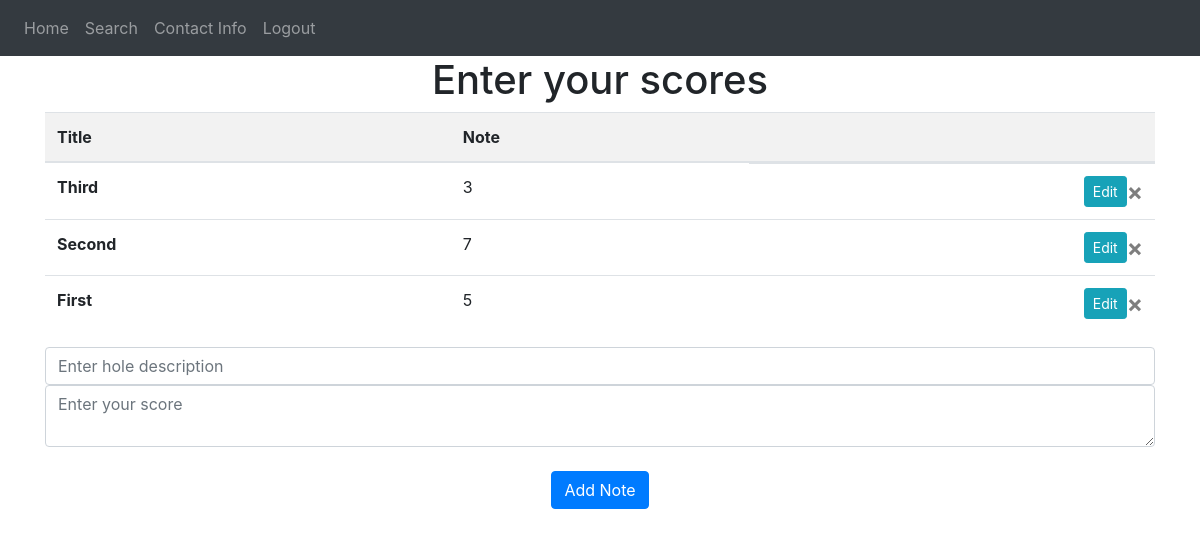
Page / (signed in) on the earlier database version.
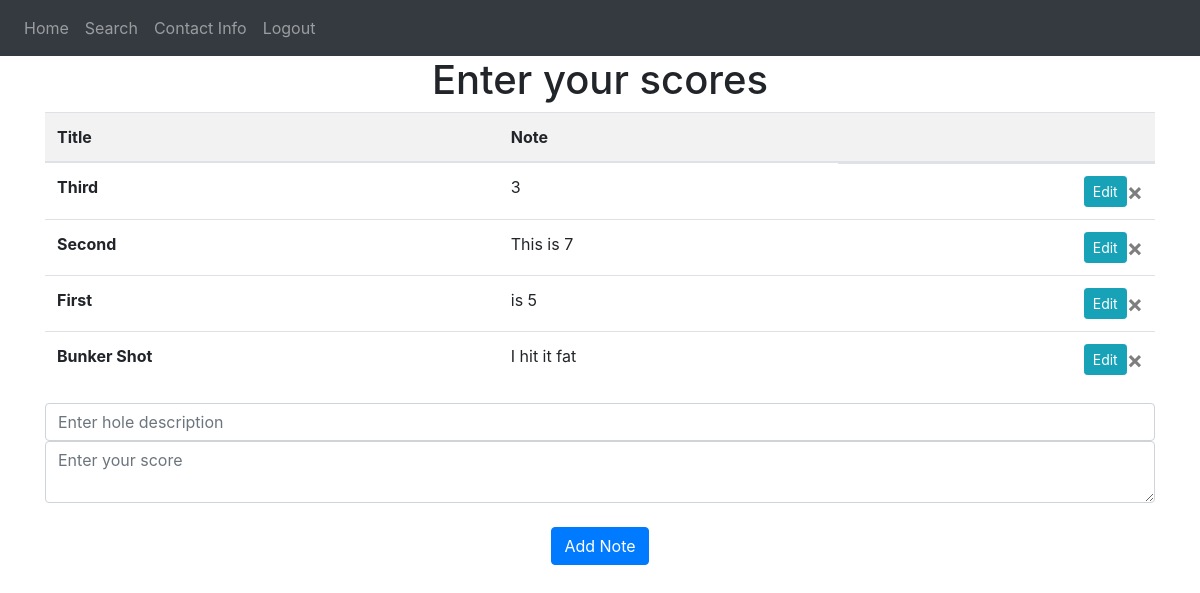
Same page on the later database version.
### website/models.py (models this page shows, shortened)
class Note(db.Model):
    id = db.Column(db.Integer, primary_key=True)
    title = db.Column(db.String(150), nullable=False)  # Title field
    data = db.Column(db.String(10000), nullable=False)  # Note content
    date = db.Column(db.DateTime(timezone=True), default=func.now())
    user_id = db.Column(db.Integer, db.ForeignKey('user.id'), nullable=False)  # Foreign key to User
    course_id = db.Column(db.Integer, db.ForeignKey('course.id'), nullable=True)  # Foreign key to Course

### website/views.py (the view, shortened to what this page needs)
@views.route('/', methods=['GET', 'POST'])
@login_required
def home():
    return render_template("home.html", user=current_user)

### website/templates/home.html (shortened to what this page needs)
{% extends "base.html" %}
{% block content %}
<h1 align="center">Enter your scores</h1>
<table class="table">
    <thead>
        <tr>
            <th>Title</th>
            <th>Note</th>
            <th></th>
        </tr>
    </thead>
    <tbody>
        {% for note in user.notes %}
        <tr>
            <td><strong>{{ note.title }}</strong></td>
            <td>{{ note.data }}</td>
            <td class="action-buttons">
                <button class="btn btn-sm btn-info" onClick="editNote({{ note.id }}, '{{ note.title }}', '{{ note.data }}')">
                    Edit
                </button>
                <button type="button" class="close" onClick="deleteNote({{ note.id }})">
                    <span aria-hidden="true">&times;</span>
                </button>
            </td>
        </tr>
        {% endfor %}
    </tbody>
</table>
<form method="POST">
    <input type="text" name="title" id="title" class="form-control" placeholder="Enter hole description" />
    <textarea name="note" id="note" class="form-control" placeholder="Enter your score"></textarea>
    <br />
    <div align="center">
        <button type="submit" class="btn btn-primary" id="submitButton">Add Note</button>
    </div>
</form>
{% endblock %}

### website/templates/base.html (shortened to what this page needs)
<!DOCTYPE html>
<html>
<head>
    <link
        rel="stylesheet"
        href="https://stackpath.bootstrapcdn.com/bootstrap/4.4.1/css/bootstrap.min.css"
    />
    <link
        rel="stylesheet"
        href="https://stackpath.bootstrapcdn.com/font-awesome/4.7.0/css/font-awesome.min.css"
    />
</head>
<body>
    <nav class="navbar navbar-expand-lg navbar-dark bg-dark">
        <div class="collapse navbar-collapse" id="navbar">
            <div class="navbar-nav">
                {% if user.is_authenticated %}
                    <a class="nav-item nav-link" id="home" href="/">Home</a>
                    <a class="nav-item nav-link" id="summary" href="/summary">Search</a>
                    <a class="nav-item nav-link" id="contact" href="/contactinfo">Contact Info</a>
                    <a class="nav-item nav-link" id="logout" href="/logout">Logout</a>
                {% else %}
                    <a class="nav-item nav-link" id="login" href="/login">Login</a>
                    <a class="nav-item nav-link" id="signUp" href="/sign-up">Sign-Up</a>
                {% endif %}
            </div>
        </div>
    </nav>
    <div class="container">{% block content %} {% endblock %}</div>
</body>
</html>

### website/templates/home.html (style rules this page uses)
.table thead th { background-color: #f2f2f2; }
.action-buttons { display: flex; justify-content: flex-end; }

Differences in the rows shown:
changed Note "Second": data "7" → "This is 7"
changed Note "First": data "5" → "is 5"
added Note: title "Bunker Shot", data "I hit it fat"
